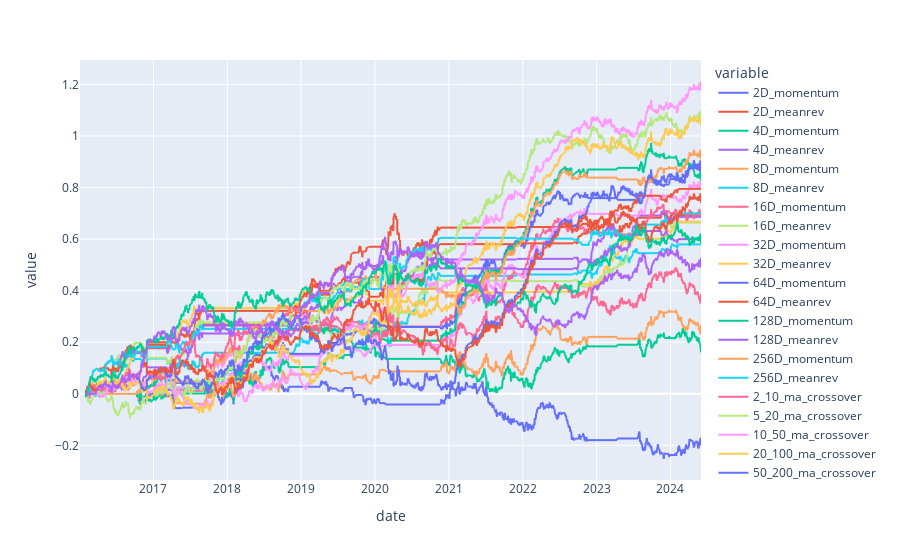

The cell this chart's notebook holds for it:
### Code cell
pnl_strategies.cumsum().plot()

### Figure 1 — Plotly figure (JSON) as saved in the notebook; plotly's stock layout.template omitted (floating-point values rounded to 4 significant figures; data arrays with more than 128 entries replaced by an {"elided": "..."} marker saying what was removed)
{"data": [{"hovertemplate": "variable=2D_momentum<br>date=%{x}<br>value=%{y}<extra></extra>", "legendgroup": "2D_momentum", "line": {"color": "#636efa", "dash": "solid"}, "marker": {"symbol": "circle"}, "mode": "lines", "name": "2D_momentum", "showlegend": true, "type": "scattergl", "x": {"elided": "2174 str values"}, "xaxis": "x", "y": {"elided": "2174 float values"}, "yaxis": "y"}, {"hovertemplate": "variable=2D_meanrev<br>date=%{x}<br>value=%{y}<extra></extra>", "legendgroup": "2D_meanrev", "line": {"color": "#EF553B", "dash": "solid"}, "marker": {"symbol": "circle"}, "mode": "lines", "name": "2D_meanrev", "showlegend": true, "type": "scattergl", "x": {"elided": "2174 str values"}, "xaxis": "x", "y": {"elided": "2174 float values"}, "yaxis": "y"}, {"hovertemplate": "variable=4D_momentum<br>date=%{x}<br>value=%{y}<extra></extra>", "legendgroup": "4D_momentum", "line": {"color": "#00cc96", "dash": "solid"}, "marker": {"symbol": "circle"}, "mode": "lines", "name": "4D_momentum", "showlegend": true, "type": "scattergl", "x": {"elided": "2174 str values"}, "xaxis": "x", "y": {"elided": "2174 float values"}, "yaxis": "y"}, {"hovertemplate": "variable=4D_meanrev<br>date=%{x}<br>value=%{y}<extra></extra>", "legendgroup": "4D_meanrev", "line": {"color": "#ab63fa", "dash": "solid"}, "marker": {"symbol": "circle"}, "mode": "lines", "name": "4D_meanrev", "showlegend": true, "type": "scattergl", "x": {"elided": "2174 str values"}, "xaxis": "x", "y": {"elided": "2174 float values"}, "yaxis": "y"}, {"hovertemplate": "variable=8D_momentum<br>date=%{x}<br>value=%{y}<extra></extra>", "legendgroup": "8D_momentum", "line": {"color": "#FFA15A", "dash": "solid"}, "marker": {"symbol": "circle"}, "mode": "lines", "name": "8D_momentum", "showlegend": true, "type": "scattergl", "x": {"elided": "2174 str values"}, "xaxis": "x", "y": {"elided": "2174 float values"}, "yaxis": "y"}, {"hovertemplate": "variable=8D_meanrev<br>date=%{x}<br>value=%{y}<extra></extra>", "legendgroup": "8D_meanrev", "line": {"color": "#19d3f3", "dash": "solid"}, "marker": {"symbol": "circle"}, "mode": "lines", "name": "8D_meanrev", "showlegend": true, "type": "scattergl", "x": {"elided": "2174 str values"}, "xaxis": "x", "y": {"elided": "2174 float values"}, "yaxis": "y"}, {"hovertemplate": "variable=16D_momentum<br>date=%{x}<br>value=%{y}<extra></extra>", "legendgroup": "16D_momentum", "line": {"color": "#FF6692", "dash": "solid"}, "marker": {"symbol": "circle"}, "mode": "lines", "name": "16D_momentum", "showlegend": true, "type": "scattergl", "x": {"elided": "2174 str values"}, "xaxis": "x", "y": {"elided": "2174 float values"}, "yaxis": "y"}, {"hovertemplate": "variable=16D_meanrev<br>date=%{x}<br>value=%{y}<extra></extra>", "legendgroup": "16D_meanrev", "line": {"color": "#B6E880", "dash": "solid"}, "marker": {"symbol": "circle"}, "mode": "lines", "name": "16D_meanrev", "showlegend": true, "type": "scattergl", "x": {"elided": "2174 str values"}, "xaxis": "x", "y": {"elided": "2174 float values"}, "yaxis": "y"}, {"hovertemplate": "variable=32D_momentum<br>date=%{x}<br>value=%{y}<extra></extra>", "legendgroup": "32D_momentum", "line": {"color": "#FF97FF", "dash": "solid"}, "marker": {"symbol": "circle"}, "mode": "lines", "name": "32D_momentum", "showlegend": true, "type": "scattergl", "x": {"elided": "2174 str values"}, "xaxis": "x", "y": {"elided": "2174 float values"}, "yaxis": "y"}, {"hovertemplate": "variable=32D_meanrev<br>date=%{x}<br>value=%{y}<extra></extra>", "legendgroup": "32D_meanrev", "line": {"color": "#FECB52", "dash": "solid"}, "marker": {"symbol": "circle"}, "mode": "lines", "name": "32D_meanrev", "showlegend": true, "type": "scattergl", "x": {"elided": "2174 str values"}, "xaxis": "x", "y": {"elided": "2174 float values"}, "yaxis": "y"}, {"hovertemplate": "variable=64D_momentum<br>date=%{x}<br>value=%{y}<extra></extra>", "legendgroup": "64D_momentum", "line": {"color": "#636efa", "dash": "solid"}, "marker": {"symbol": "circle"}, "mode": "lines", "name": "64D_momentum", "showlegend": true, "type": "scattergl", "x": {"elided": "2174 str values"}, "xaxis": "x", "y": {"elided": "2174 float values"}, "yaxis": "y"}, {"hovertemplate": "variable=64D_meanrev<br>date=%{x}<br>value=%{y}<extra></extra>", "legendgroup": "64D_meanrev", "line": {"color": "#EF553B", "dash": "solid"}, "marker": {"symbol": "circle"}, "mode": "lines", "name": "64D_meanrev", "showlegend": true, "type": "scattergl", "x": {"elided": "2174 str values"}, "xaxis": "x", "y": {"elided": "2174 float values"}, "yaxis": "y"}, {"hovertemplate": "variable=128D_momentum<br>date=%{x}<br>value=%{y}<extra></extra>", "legendgroup": "128D_momentum", "line": {"color": "#00cc96", "dash": "solid"}, "marker": {"symbol": "circle"}, "mode": "lines", "name": "128D_momentum", "showlegend": true, "type": "scattergl", "x": {"elided": "2174 str values"}, "xaxis": "x", "y": {"elided": "2174 float values"}, "yaxis": "y"}, {"hovertemplate": "variable=128D_meanrev<br>date=%{x}<br>value=%{y}<extra></extra>", "legendgroup": "128D_meanrev", "line": {"color": "#ab63fa", "dash": "solid"}, "marker": {"symbol": "circle"}, "mode": "lines", "name": "128D_meanrev", "showlegend": true, "type": "scattergl", "x": {"elided": "2174 str values"}, "xaxis": "x", "y": {"elided": "2174 float values"}, "yaxis": "y"}, {"hovertemplate": "variable=256D_momentum<br>date=%{x}<br>value=%{y}<extra></extra>", "legendgroup": "256D_momentum", "line": {"color": "#FFA15A", "dash": "solid"}, "marker": {"symbol": "circle"}, "mode": "lines", "name": "256D_momentum", "showlegend": true, "type": "scattergl", "x": {"elided": "2174 str values"}, "xaxis": "x", "y": {"elided": "2174 float values"}, "yaxis": "y"}, {"hovertemplate": "variable=256D_meanrev<br>date=%{x}<br>value=%{y}<extra></extra>", "legendgroup": "256D_meanrev", "line": {"color": "#19d3f3", "dash": "solid"}, "marker": {"symbol": "circle"}, "mode": "lines", "name": "256D_meanrev", "showlegend": true, "type": "scattergl", "x": {"elided": "2174 str values"}, "xaxis": "x", "y": {"elided": "2174 float values"}, "yaxis": "y"}, {"hovertemplate": "variable=2_10_ma_crossover<br>date=%{x}<br>value=%{y}<extra></extra>", "legendgroup": "2_10_ma_crossover", "line": {"color": "#FF6692", "dash": "solid"}, "marker": {"symbol": "circle"}, "mode": "lines", "name": "2_10_ma_crossover", "showlegend": true, "type": "scattergl", "x": {"elided": "2174 str values"}, "xaxis": "x", "y": {"elided": "2174 float values"}, "yaxis": "y"}, {"hovertemplate": "variable=5_20_ma_crossover<br>date=%{x}<br>value=%{y}<extra></extra>", "legendgroup": "5_20_ma_crossover", "line": {"color": "#B6E880", "dash": "solid"}, "marker": {"symbol": "circle"}, "mode": "lines", "name": "5_20_ma_crossover", "showlegend": true, "type": "scattergl", "x": {"elided": "2174 str values"}, "xaxis": "x", "y": {"elided": "2174 float values"}, "yaxis": "y"}, {"hovertemplate": "variable=10_50_ma_crossover<br>date=%{x}<br>value=%{y}<extra></extra>", "legendgroup": "10_50_ma_crossover", "line": {"color": "#FF97FF", "dash": "solid"}, "marker": {"symbol": "circle"}, "mode": "lines", "name": "10_50_ma_crossover", "showlegend": true, "type": "scattergl", "x": {"elided": "2174 str values"}, "xaxis": "x", "y": {"elided": "2174 float values"}, "yaxis": "y"}, {"hovertemplate": "variable=20_100_ma_crossover<br>date=%{x}<br>value=%{y}<extra></extra>", "legendgroup": "20_100_ma_crossover", "line": {"color": "#FECB52", "dash": "solid"}, "marker": {"symbol": "circle"}, "mode": "lines", "name": "20_100_ma_crossover", "showlegend": true, "type": "scattergl", "x": {"elided": "2174 str values"}, "xaxis": "x", "y": {"elided": "2174 float values"}, "yaxis": "y"}, {"hovertemplate": "variable=50_200_ma_crossover<br>date=%{x}<br>value=%{y}<extra></extra>", "legendgroup": "50_200_ma_crossover", "line": {"color": "#636efa", "dash": "solid"}, "marker": {"symbol": "circle"}, "mode": "lines", "name": "50_200_ma_crossover", "showlegend": true, "type": "scattergl", "x": {"elided": "2174 str values"}, "xaxis": "x", "y": {"elided": "2174 float values"}, "yaxis": "y"}, {"hovertemplate": "variable=100_300_ma_crossover<br>date=%{x}<br>value=%{y}<extra></extra>", "legendgroup": "100_300_ma_crossover", "line": {"color": "#EF553B", "dash": "solid"}, "marker": {"symbol": "circle"}, "mode": "lines", "name": "100_300_ma_crossover", "showlegend": true, "type": "scattergl", "x": {"elided": "2174 str values"}, "xaxis": "x", "y": {"elided": "2174 float values"}, "yaxis": "y"}, {"hovertemplate": "variable=14D_rsi<br>date=%{x}<br>value=%{y}<extra></extra>", "legendgroup": "14D_rsi", "line": {"color": "#00cc96", "dash": "solid"}, "marker": {"symbol": "circle"}, "mode": "lines", "name": "14D_rsi", "showlegend": true, "type": "scattergl", "x": {"elided": "2174 str values"}, "xaxis": "x", "y": {"elided": "2174 float values"}, "yaxis": "y"}, {"hovertemplate": "variable=28D_rsi<br>date=%{x}<br>value=%{y}<extra></extra>", "legendgroup": "28D_rsi", "line": {"color": "#ab63fa", "dash": "solid"}, "marker": {"symbol": "circle"}, "mode": "lines", "name": "28D_rsi", "showlegend": true, "type": "scattergl", "x": {"elided": "2174 str values"}, "xaxis": "x", "y": {"elided": "2174 float values"}, "yaxis": "y"}], "layout": {"legend": {"title": {"text": "variable"}, "tracegroupgap": 0}, "margin": {"t": 60}, "xaxis": {"anchor": "y", "domain": [0, 1], "title": {"text": "date"}}, "yaxis": {"anchor": "x", "domain": [0, 1], "title": {"text": "value"}}}}
